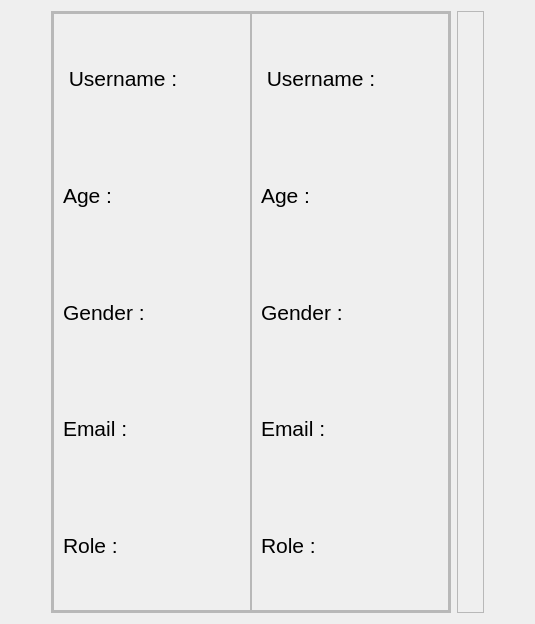
                   <widget class="QWidget" name="ProfilePage">
                    <layout class="QHBoxLayout" name="horizontalLayout_8">
                     <item>
                      <spacer name="horizontalSpacer">
                       <property name="orientation">
                        <enum>Qt::Horizontal</enum>
                       </property>
                       <property name="sizeHint" stdset="0">
                        <size>
                         <width>40</width>
                         <height>20</height>
                        </size>
                       </property>
                      </spacer>
                     </item>
                     <item>
                      <widget class="QFrame" name="frame_20">
                       <property name="minimumSize">
                        <size>
                         <width>400</width>
                         <height>0</height>
                        </size>
                       </property>
                       <property name="maximumSize">
                        <size>
                         <width>16777215</width>
                         <height>16777215</height>
                        </size>
                       </property>
                       <property name="styleSheet">
                        <string notr="true">QLabel{
font:16pt;
}</string>
                       </property>
                       <property name="frameShape">
                        <enum>QFrame::StyledPanel</enum>
                       </property>
                       <property name="frameShadow">
                        <enum>QFrame::Raised</enum>
                       </property>
                       <layout class="QVBoxLayout" name="verticalLayout_17">
                        <property name="spacing">
                         <number>0</number>
                        </property>
                        <property name="leftMargin">
                         <number>0</number>
                        </property>
                        <property name="topMargin">
                         <number>0</number>
                        </property>
                        <property name="rightMargin">
                         <number>0</number>
                        </property>
                        <property name="bottomMargin">
                         <number>0</number>
                        </property>
                        <item alignment="Qt::AlignVCenter">
                         <widget class="QFrame" name="frame_21">
                          <property name="minimumSize">
                           <size>
                            <width>0</width>
                            <height>600</height>
                           </size>
                          </property>
                          <property name="frameShape">
                           <enum>QFrame::StyledPanel</enum>
                          </property>
                          <property name="frameShadow">
                           <enum>QFrame::Raised</enum>
                          </property>
                          <layout class="QHBoxLayout" name="horizontalLayout_9">
                           <property name="spacing">
                            <number>0</number>
                           </property>
                           <property name="leftMargin">
                            <number>0</number>
                           </property>
                           <property name="topMargin">
                            <number>0</number>
                           </property>
                           <property name="rightMargin">
                            <number>0</number>
                           </property>
                           <property name="bottomMargin">
                            <number>0</number>
                           </property>
                           <item>
                            <widget class="QFrame" name="frame_22">
                             <property name="frameShape">
                              <enum>QFrame::StyledPanel</enum>
                             </property>
                             <property name="frameShadow">
                              <enum>QFrame::Raised</enum>
                             </property>
                             <layout class="QVBoxLayout" name="verticalLayout_18">
                              <item>
                               <widget class="QLabel" name="label_9">
                                <property name="minimumSize">
                                 <size>
                                  <width>0</width>
                                  <height>75</height>
                                 </size>
                                </property>
                                <property name="text">
                                 <string> Username :</string>
                                </property>
                               </widget>
                              </item>
                              <item>
                               <widget class="QLabel" name="label_10">
                                <property name="minimumSize">
                                 <size>
                                  <width>0</width>
                                  <height>75</height>
                                 </size>
                                </property>
                                <property name="text">
                                 <string>Age :</string>
                                </property>
                               </widget>
                              </item>
                              <item>
                               <widget class="QLabel" name="label_11">
                                <property name="minimumSize">
                                 <size>
                                  <width>0</width>
                                  <height>75</height>
                                 </size>
                                </property>
                                <property name="text">
                                 <string>Gender :</string>
                                </property>
                               </widget>
                              </item>
                              <item>
                               <widget class="QLabel" name="label_12">
                                <property name="minimumSize">
                                 <size>
                                  <width>0</width>
                                  <height>75</height>
                                 </size>
                                </property>
                                <property name="text">
                                 <string>Email :</string>
                                </property>
                               </widget>
                              </item>
                              <item>
                               <widget class="QLabel" name="label_13">
                                <property name="minimumSize">
                                 <size>
                                  <width>0</width>
                                  <height>75</height>
                                 </size>
                                </property>
                                <property name="styleSheet">
                                 <string notr="true"/>
                                </property>
                                <property name="text">
                                 <string>Role :</string>
                                </property>
                               </widget>
                              </item>
                             </layout>
                            </widget>
                           </item>
                           <item>
                            <widget class="QFrame" name="frame_23">
                             <property name="frameShape">
                              <enum>QFrame::StyledPanel</enum>
                             </property>
                             <property name="frameShadow">
                              <enum>QFrame::Raised</enum>
                             </property>
                             <layout class="QVBoxLayout" name="verticalLayout_19">
                              <item>
                               <widget class="QLabel" name="rms_profile_username">
                                <property name="minimumSize">
                                 <size>
                                  <width>0</width>
                                  <height>75</height>
                                 </size>
                                </property>
                                <property name="text">
                                 <string> Username :</string>
                                </property>
                               </widget>
                              </item>
                              <item>
                               <widget class="QLabel" name="rms_profile_age">
                                <property name="minimumSize">
                                 <size>
                                  <width>0</width>
                                  <height>75</height>
                                 </size>
                                </property>
                                <property name="text">
                                 <string>Age :</string>
                                </property>
                               </widget>
                              </item>
                              <item>
                               <widget class="QLabel" name="rms_profile_gender">
                                <property name="minimumSize">
                                 <size>
                                  <width>0</width>
                                  <height>75</height>
                                 </size>
                                </property>
                                <property name="text">
                                 <string>Gender :</string>
                                </property>
                               </widget>
                              </item>
                              <item>
                               <widget class="QLabel" name="rms_profile_email">
                                <property name="minimumSize">
                                 <size>
                                  <width>0</width>
                                  <height>75</height>
                                 </size>
                                </property>
                                <property name="text">
                                 <string>Email :</string>
                                </property>
                               </widget>
                              </item>
                              <item>
                               <widget class="QLabel" name="rms_profile_role">
                                <property name="minimumSize">
                                 <size>
                                  <width>0</width>
                                  <height>75</height>
                                 </size>
                                </property>
                                <property name="styleSheet">
                                 <string notr="true"/>
                                </property>
                                <property name="text">
                                 <string>Role :</string>
                                </property>
                               </widget>
                              </item>
                             </layout>
                            </widget>
                           </item>
                          </layout>
                         </widget>
                        </item>
                       </layout>
                      </widget>
                     </item>
                     <item alignment="Qt::AlignHCenter">
                      <widget class="QFrame" name="frame_24">
                       <property name="frameShape">
                        <enum>QFrame::StyledPanel</enum>
                       </property>
                       <property name="frameShadow">
                        <enum>QFrame::Raised</enum>
                       </property>
                       <layout class="QVBoxLayout" name="verticalLayout_20">
                        <item>
                         <widget class="QLabel" name="label_19">
                          <property name="styleSheet">
                           <string notr="true">QLabel{
border-radius:100;
}</string>
                          </property>
                          <property name="text">
                           <string/>
                          </property>
                          <property name="pixmap">
                           <pixmap>../../../../../mnt/c/Users/prasa/Downloads/user_profile (1).jpg</pixmap>
                          </property>
                         </widget>
                        </item>
                       </layout>
                      </widget>
                     </item>
                     <item>
                      <spacer name="horizontalSpacer_2">
                       <property name="orientation">
                        <enum>Qt::Horizontal</enum>
                       </property>
                       <property name="sizeHint" stdset="0">
                        <size>
                         <width>40</width>
                         <height>20</height>
                        </size>
                       </property>
                      </spacer>
                     </item>
                    </layout>
                   </widget>
